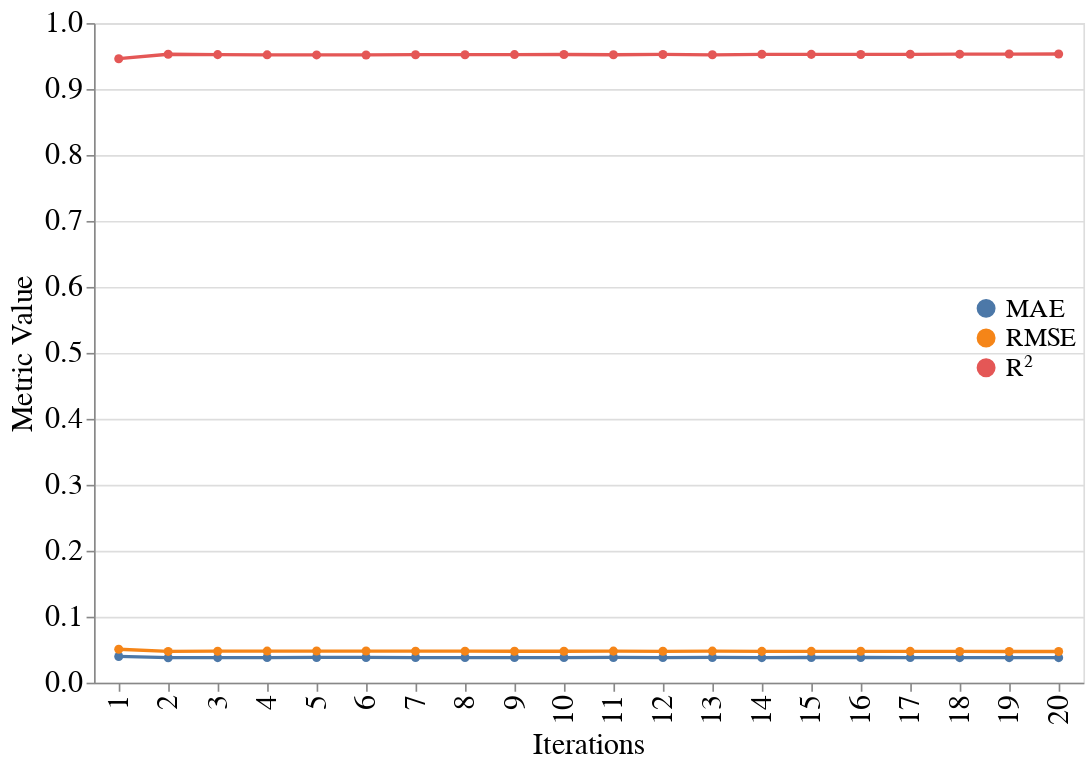

Write notebook code for a chart like this one.
### Code cell
import altair as alt

chart = alt.Chart(df_long3).mark_line(point=True).encode(
    x=alt.X('Iteration:O', title='Iterations', axis=alt.Axis(titleFontSize=18, titleFontWeight='normal', labelFontSize=18)),
    y=alt.Y('Value:Q', title='Metric Value', axis=alt.Axis(titleFontSize=18, titleFontWeight='normal', labelFontSize=18)),
    color=alt.Color('Metric:N', title=None),  # remove "Metrics" title
    tooltip=['Iteration', 'Metric', 'Value']
).configure(
    # Font size configurations
    title=alt.TitleConfig(fontSize=20),
    axis=alt.AxisConfig(
        titleFontSize=20,
        labelFontSize=20
    ),
    legend=alt.LegendConfig(
        titleFontSize=16,
        labelFontSize=16,
        # Position the legend inside the chart
        orient='none',
        legendX=533,  # Adjust the x-position as needed
        legendY=165   # Adjust the y-position as needed
    )
).properties(
    # Chart size
    width=600,
    height=400
)

chart

### Figure 1 — Vega-Lite specification as saved in the notebook (floating-point values rounded to 4 significant figures)
{"config": {"view": {"continuousWidth": 300, "continuousHeight": 300}, "axis": {"labelFontSize": 20, "titleFontSize": 20}, "legend": {"labelFontSize": 16, "legendX": 533, "legendY": 165, "orient": "none", "titleFontSize": 16}, "title": {"fontSize": 20}}, "data": {"name": "data-d499e8d6aeb7e7dd472d02983f4261cb"}, "mark": {"type": "line", "point": true}, "encoding": {"color": {"field": "Metric", "title": null, "type": "nominal"}, "tooltip": [{"field": "Iteration", "type": "quantitative"}, {"field": "Metric", "type": "nominal"}, {"field": "Value", "type": "quantitative"}], "x": {"axis": {"labelFontSize": 18, "titleFontSize": 18, "titleFontWeight": "normal"}, "field": "Iteration", "title": "Iterations", "type": "ordinal"}, "y": {"axis": {"labelFontSize": 18, "titleFontSize": 18, "titleFontWeight": "normal"}, "field": "Value", "title": "Metric Value", "type": "quantitative"}}, "height": 400, "width": 600, "$schema": "https://vega.github.io/schema/vega-lite/v5.20.1.json", "datasets": {"data-d499e8d6aeb7e7dd472d02983f4261cb": [{"Iteration": 1, "Metric": "MAE", "Value": 0.03978}, {"Iteration": 2, "Metric": "MAE", "Value": 0.03787}, {"Iteration": 3, "Metric": "MAE", "Value": 0.038}, {"Iteration": 4, "Metric": "MAE", "Value": 0.03813}, {"Iteration": 5, "Metric": "MAE", "Value": 0.03827}, {"Iteration": 6, "Metric": "MAE", "Value": 0.03825}, {"Iteration": 7, "Metric": "MAE", "Value": 0.03809}, {"Iteration": 8, "Metric": "MAE", "Value": 0.03813}, {"Iteration": 9, "Metric": "MAE", "Value": 0.03813}, {"Iteration": 10, "Metric": "MAE", "Value": 0.03809}, {"Iteration": 11, "Metric": "MAE", "Value": 0.03824}, {"Iteration": 12, "Metric": "MAE", "Value": 0.03808}, {"Iteration": 13, "Metric": "MAE", "Value": 0.03826}, {"Iteration": 14, "Metric": "MAE", "Value": 0.038}, {"Iteration": 15, "Metric": "MAE", "Value": 0.03815}, {"Iteration": 16, "Metric": "MAE", "Value": 0.0382}, {"Iteration": 17, "Metric": "MAE", "Value": 0.03805}, {"Iteration": 18, "Metric": "MAE", "Value": 0.03799}, {"Iteration": 19, "Metric": "MAE", "Value": 0.03794}, {"Iteration": 20, "Metric": "MAE", "Value": 0.03796}, {"Iteration": 1, "Metric": "RMSE", "Value": 0.05071}, {"Iteration": 2, "Metric": "RMSE", "Value": 0.04743}, {"Iteration": 3, "Metric": "RMSE", "Value": 0.04771}, {"Iteration": 4, "Metric": "RMSE", "Value": 0.04789}, {"Iteration": 5, "Metric": "RMSE", "Value": 0.04795}, {"Iteration": 6, "Metric": "RMSE", "Value": 0.04796}, {"Iteration": 7, "Metric": "RMSE", "Value": 0.0478}, {"Iteration": 8, "Metric": "RMSE", "Value": 0.04777}, {"Iteration": 9, "Metric": "RMSE", "Value": 0.04768}, {"Iteration": 10, "Metric": "RMSE", "Value": 0.04764}, {"Iteration": 11, "Metric": "RMSE", "Value": 0.04783}, {"Iteration": 12, "Metric": "RMSE", "Value": 0.04761}, {"Iteration": 13, "Metric": "RMSE", "Value": 0.04785}, {"Iteration": 14, "Metric": "RMSE", "Value": 0.04747}, {"Iteration": 15, "Metric": "RMSE", "Value": 0.04752}, {"Iteration": 16, "Metric": "RMSE", "Value": 0.04759}, {"Iteration": 17, "Metric": "RMSE", "Value": 0.04747}, {"Iteration": 18, "Metric": "RMSE", "Value": 0.04737}, {"Iteration": 19, "Metric": "RMSE", "Value": 0.04727}, {"Iteration": 20, "Metric": "RMSE", "Value": 0.04724}, {"Iteration": 1, "Metric": "R²", "Value": 0.946}, {"Iteration": 2, "Metric": "R²", "Value": 0.9528}, {"Iteration": 3, "Metric": "R²", "Value": 0.9522}, {"Iteration": 4, "Metric": "R²", "Value": 0.9518}, {"Iteration": 5, "Metric": "R²", "Value": 0.9517}, {"Iteration": 6, "Metric": "R²", "Value": 0.9517}, {"Iteration": 7, "Metric": "R²", "Value": 0.952}, {"Iteration": 8, "Metric": "R²", "Value": 0.9521}, {"Iteration": 9, "Metric": "R²", "Value": 0.9523}, {"Iteration": 10, "Metric": "R²", "Value": 0.9524}, {"Iteration": 11, "Metric": "R²", "Value": 0.952}, {"Iteration": 12, "Metric": "R²", "Value": 0.9524}, {"Iteration": 13, "Metric": "R²", "Value": 0.9519}, {"Iteration": 14, "Metric": "R²", "Value": 0.9527}, {"Iteration": 15, "Metric": "R²", "Value": 0.9526}, {"Iteration": 16, "Metric": "R²", "Value": 0.9524}, {"Iteration": 17, "Metric": "R²", "Value": 0.9527}, {"Iteration": 18, "Metric": "R²", "Value": 0.9529}, {"Iteration": 19, "Metric": "R²", "Value": 0.9531}, {"Iteration": 20, "Metric": "R²", "Value": 0.9531}]}}
